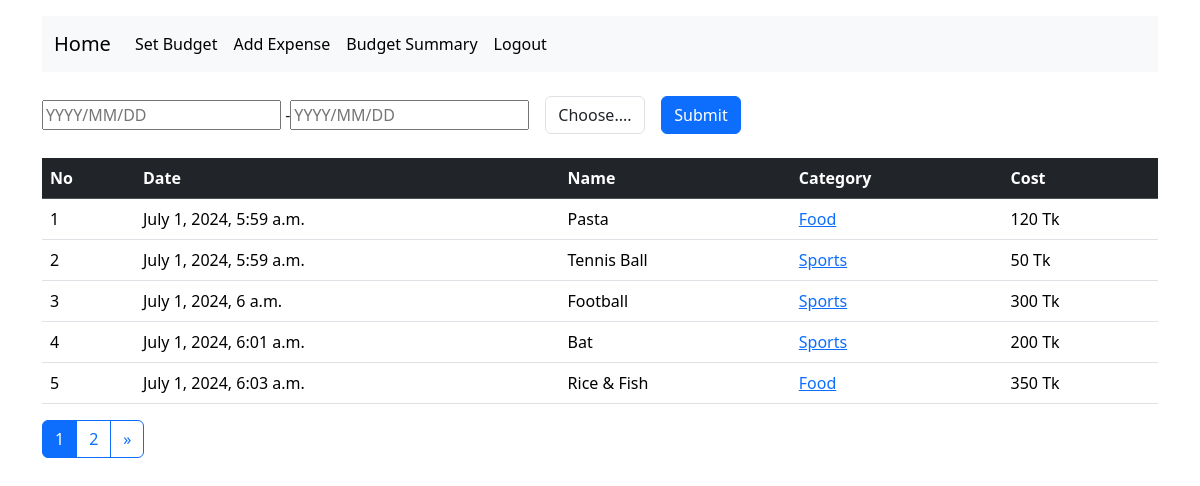
Page /homepage/ (signed in) on the committed database.
### tracker_app/models.py (models this page shows, shortened)
class Expense(models.Model):
    user = models.ForeignKey(User, related_name="expenses", on_delete=models.CASCADE)
    category = models.ForeignKey(
        Category, related_name="categories", on_delete=models.CASCADE
    )
    name = models.CharField(max_length=100)
    amount = models.PositiveIntegerField()
    date = models.DateTimeField(auto_now_add=False)

class Category(models.Model):
    user = models.ForeignKey(User, on_delete=models.CASCADE)
    name = models.CharField(max_length=50)
    budget = models.PositiveIntegerField()
    date = models.DateTimeField(auto_now_add=True)
    class Meta:
        unique_together = (("name", "user"),)
    def __str__(self):
        return self.name

### tracker_app/views.py (the view)
# urls.py: path("homepage/", views.home, name="homepage"),
@login_required(login_url="login")
def home(request):
    user = request.user
    if user:
        filter = ExpenseFilter(
            request.GET, request=request, queryset=Expense.objects.filter(user=user)
        )
        paginator = Paginator(filter.qs, 5)
        page_number = request.GET.get("page")
        page_obj = paginator.get_page(page_number)
        context = {"filter": filter, "expenses": page_obj}
        return render(request, "index.html", context)

### tracker_app/filters.py (called while the page is built)
def categories(request):
    if request is None:
        return Category.objects.none()
    user = request.user
    return Category.objects.filter(user=user)

### templates/index.html (shortened to what this page needs)
{% extends "base.html" %}
{% block content %}
<br>
<form class="row gy-2 gx-3 align-items-center">
    <div class="col-auto">
      {{filter.form.date}}
    </div>
    <div class="col-auto">
      {{filter.form.category}}
    </div>
    <div class="col-auto">
      <button type="submit" class="btn btn-primary">Submit</button>
    </div>
  </form>
<br>
{% if expenses %}
<table class="table">
    <thead class="table-dark">
        <th>No</th>
        <th>Date</th>
        <th>Name</th>
        <th>Category</th>
        <th>Cost</th>
    </thead>
    <tbody>
    {% for expense in expenses %}
      <tr>
        <td>{{forloop.counter}}</td>
        <td>{{expense.date}}</td>
        <td>{{expense.name}}</td>
        <td><a href="{% url "categorywise_expenses" expense.category.id %}">{{expense.category.name}}</a></td>
        <td>{{expense.amount}} Tk</td>
      </tr>
      {% endfor %}
    </tbody>
  </table>
  {% if expenses.has_other_pages %}
  <div class="btn-group" role="group" aria-label="Item pagination">
      {% for page_number in expenses.paginator.page_range %}
          {% if expenses.number == page_number %}
              <button class="btn btn-outline-primary active">
                  <span>{{ page_number }}</span>
              </button>
          {% else %}
              <a href="?page={{ page_number }}" class="btn btn-outline-primary">
                  {{ page_number }}
              </a>
          {% endif %}
      {% endfor %}
      {% if expenses.has_next %}
          <a href="?page={{ expenses.next_page_number }}" class="btn btn-outline-primary">&raquo;</a>
      {% endif %}
  </div>
  {% endif %}
{% else %}
  <p>No items found.</p>
{% endif %}
{% endblock content %}

### templates/base.html (shortened to what this page needs)
<!doctype html>
<html lang="en">
  <head>
    <link href="https://cdn.jsdelivr.net/npm/bootstrap@5.3.3/dist/css/bootstrap.min.css" rel="stylesheet">
  </head>
  <body>
    <div class="container">
      {% include "navbar.html" %}
      {% block content %}{% endblock content %}
    </div>
  </body>
</html>

### templates/navbar.html (shortened to what this page needs)
<nav class="navbar navbar-expand-lg bg-body-tertiary mt-3">
    <div class="container-fluid">
      <a class="navbar-brand" href="{% url "homepage" %}">Home</a>
      <div class="collapse navbar-collapse" id="navbarTogglerDemo03">
        <ul class="navbar-nav me-auto mb-2 mb-lg-0">
          <li class="nav-item">
            <a class="nav-link active" aria-current="page" href="{% url "set_budget" %}">Set Budget</a>
          </li>
          <li class="nav-item">
            <a class="nav-link active" href="{% url "add_expense" %}">Add Expense</a>
          </li>
          <li class="nav-item">
            <a class="nav-link active" href="{% url "budget_summary" %}">Budget Summary</a>
          </li>
          {% if user.id is None %}
          <li class="nav-item">
            <a class="nav-link active" href="{% url "signup" %}">Sign Up</a>
          </li>
          <li class="nav-item">
            <a class="nav-link active" href="{% url "login" %}">Login</a>
          </li>
          {% else %}
          <li class="nav-item">
            <a class="nav-link active" href="{% url "logout" %}">Logout</a>
          </li>
          {% endif %}
        </ul>
      </div>
    </div>
</nav>

### rows in the picture
Expense: date "July 1, 2024, 5:59 a.m.", name "Pasta", category.name "Food", amount "120"
Expense: date "July 1, 2024, 5:59 a.m.", name "Tennis Ball", category.name "Sports", amount "50"
Expense: date "July 1, 2024, 6 a.m.", name "Football", category.name "Sports", amount "300"
Expense: date "July 1, 2024, 6:01 a.m.", name "Bat", category.name "Sports", amount "200"
Expense: date "July 1, 2024, 6:03 a.m.", name "Rice & Fish", category.name "Food", amount "350"

### other values in the picture
{{ page_number }} "1"
{{ page_number }} "2"
